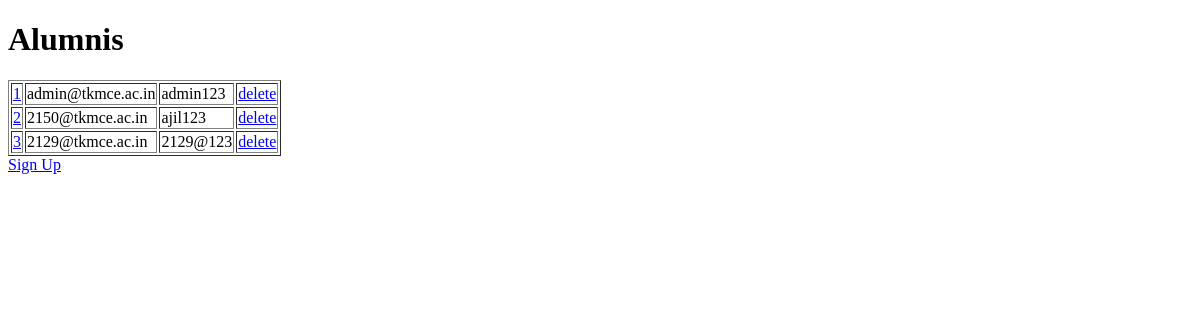
/alumnis/, run on an earlier commit of the app's database.
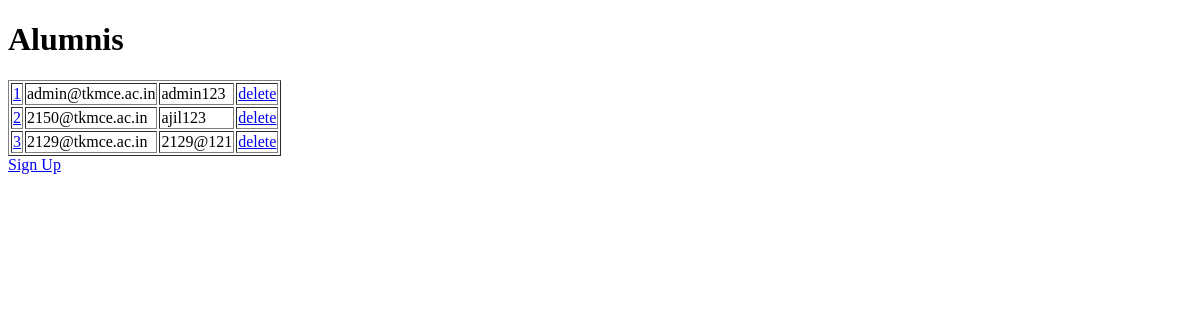
And on a later commit of the database.
### alumnis/models.py (models this page shows)
class Alumnis(models.Model):
  email = models.CharField(max_length=255)
  password = models.CharField(max_length=255)

### alumnis/views.py (the view)
# urls.py: path('', views.index, name='index'),
def index(request):
  ouralumnis = Alumnis.objects.all().values()
  template = loader.get_template('test.html')
  context = {
    'ouralumnis': ouralumnis,
  }
  return HttpResponse(template.render(context, request))

### alumnis/templates/test.html
<!DOCTYPE html>
<html>
<body>
    <h1>Alumnis</h1>
    <table border="1">
    {% for i in ouralumnis %}
    <tr>
    <td><a href="update/{{ i.id }}">{{ i.id }}</a></td>
    <td>{{ i.email }}</td>
    <td>{{ i.password }}</td>
    <td><a href="delete/{{ i.id }}">delete</a></td>
    </tr>
    {% endfor %}
    </table>
    <a href="alumniReg/">Sign Up</a>
</body>
</html>

What changed in the data, as far as the page shows it:
changed Alumnis "2129@tkmce.ac.in": password "2129@123" → "2129@121"
